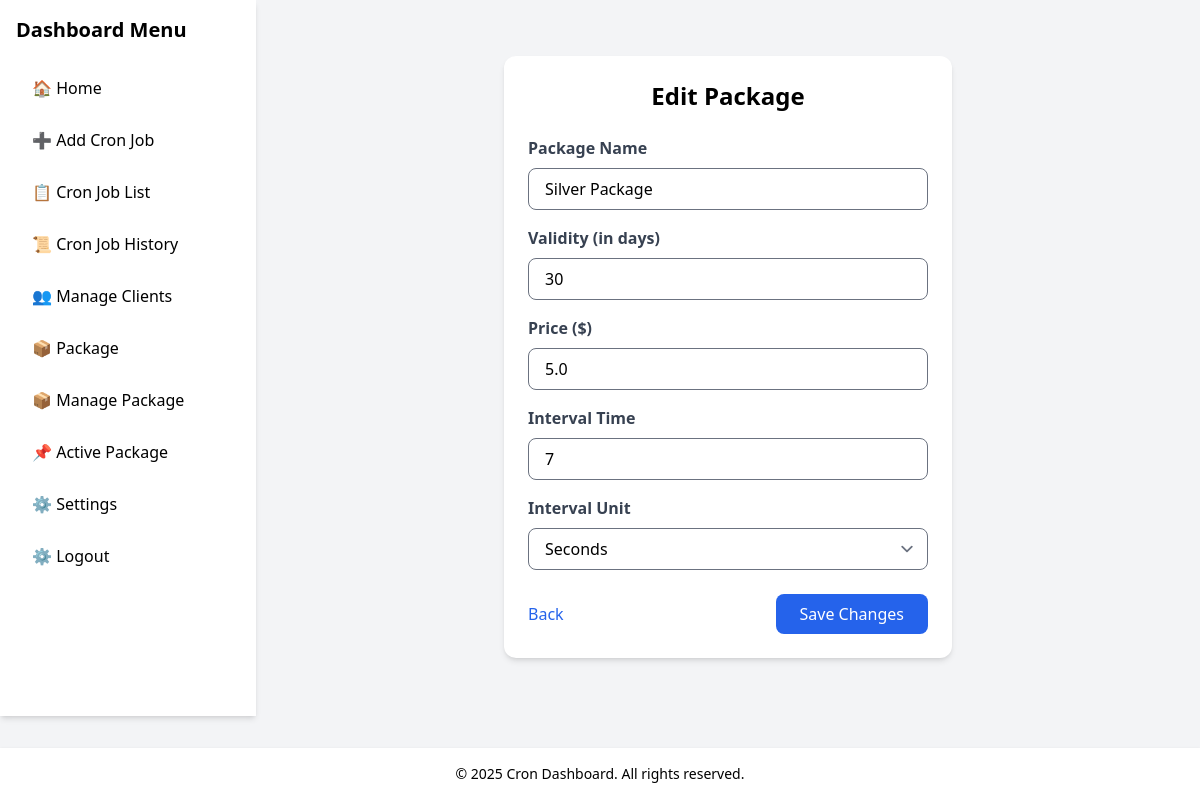
The page /edit-package/1 (signed in) on the database its author committed.
### tables this page shows
CREATE TABLE packages (
    id INTEGER PRIMARY KEY AUTOINCREMENT,
    name TEXT NOT NULL,
    validity INTEGER NOT NULL,      -- in days
    price REAL NOT NULL,
    interval TEXT NOT NULL,         -- e.g., "daily", "weekly", "monthly"
    status TEXT NOT NULL DEFAULT 'enabled'  -- 'enabled' or 'disabled'
);

### admin/app.py (the view, shortened to what this page needs)
@app.route("/edit-package/<int:package_id>", methods=["GET", "POST"])
@login_required
def edit_package(package_id):
    conn = get_db_connection()
    pkg = conn.execute("SELECT * FROM packages WHERE id = ?", (package_id,)).fetchone()
    conn.close()
    return render_template("edit_package.html", package=pkg)

### admin/app.py (called while the page is built)
def get_db_connection():
    conn = sqlite3.connect(DB_FILE)
    conn.row_factory = sqlite3.Row
    return conn

def login_required(f):
    @wraps(f)
    def decorated_function(*args, **kwargs):
        if "user_id" not in session:
            return redirect(url_for("login"))
        return f(*args, **kwargs)
    return decorated_function

### admin/templates/edit_package.html (shortened to what this page needs)
{% extends "base.html" %}
{% block content %}
<div class="w-full max-w-md mx-auto bg-white rounded-xl shadow-md p-6 my-8">
    <h1 class="text-2xl font-bold mb-6 text-center">Edit Package</h1>
    <form method="POST" action="">
        <div class="mb-4">
            <label class="block text-gray-700 font-semibold mb-2" for="name">Package Name</label>
            <input
                class="w-full px-4 py-2 border rounded-lg focus:outline-none focus:ring-2 focus:ring-blue-500 focus:border-transparent transition"
                type="text"
                id="name"
                name="name"
                value="{{ package.name }}"
                required>
        </div>
        <div class="mb-4">
            <label class="block text-gray-700 font-semibold mb-2" for="validity">Validity (in days)</label>
            <input
                class="w-full px-4 py-2 border rounded-lg focus:outline-none focus:ring-2 focus:ring-blue-500 focus:border-transparent transition"
                type="number"
                id="validity"
                name="validity"
                value="{{ package.validity }}"
                required>
        </div>
        <div class="mb-4">
            <label class="block text-gray-700 font-semibold mb-2" for="price">Price ($)</label>
            <input
                class="w-full px-4 py-2 border rounded-lg focus:outline-none focus:ring-2 focus:ring-blue-500 focus:border-transparent transition"
                type="number"
                id="price"
                name="price"
                step="0.01"
                value="{{ package.price }}"
                required>
        </div>
        <div class="mb-4">
            <label class="block text-gray-700 font-semibold mb-2" for="interval_time">Interval Time</label>
            <input
                class="w-full px-4 py-2 border rounded-lg focus:outline-none focus:ring-2 focus:ring-blue-500 focus:border-transparent transition"
                type="number"
                id="interval_time"
                name="interval_time"
                value="{{ package.interval.split(' ')[0] }}"
                required>
        </div>
        <div class="mb-6">
            <label class="block text-gray-700 font-semibold mb-2" for="interval_unit">Interval Unit</label>
            <select
                class="w-full px-4 py-2 border rounded-lg focus:outline-none focus:ring-2 focus:ring-blue-500 focus:border-transparent transition"
                id="interval_unit"
                name="interval_unit"
                required>
                <option value="seconds" {% if package.interval.split(' ')[1] == "seconds" %}selected{% endif %}>Seconds</option>
            </select>
        </div>
        <div class="flex flex-col sm:flex-row justify-between items-center gap-4">
            <a href="{{ url_for('package') }}" class="text-blue-600 hover:text-blue-800 hover:underline transition w-full sm:w-auto text-center">Back</a>
            <button
                type="submit"
                class="bg-blue-600 text-white px-6 py-2 rounded-lg hover:bg-blue-700 transition w-full sm:w-auto">
                Save Changes
            </button>
        </div>
    </form>
</div>
{% endblock %}

### rows shown on the page
packages: name "Silver Package", validity "30", price "5.0", interval_time "7", interval_unit "Seconds"

### other values the page prints
{{ current_year or 2025 }} "2025"
